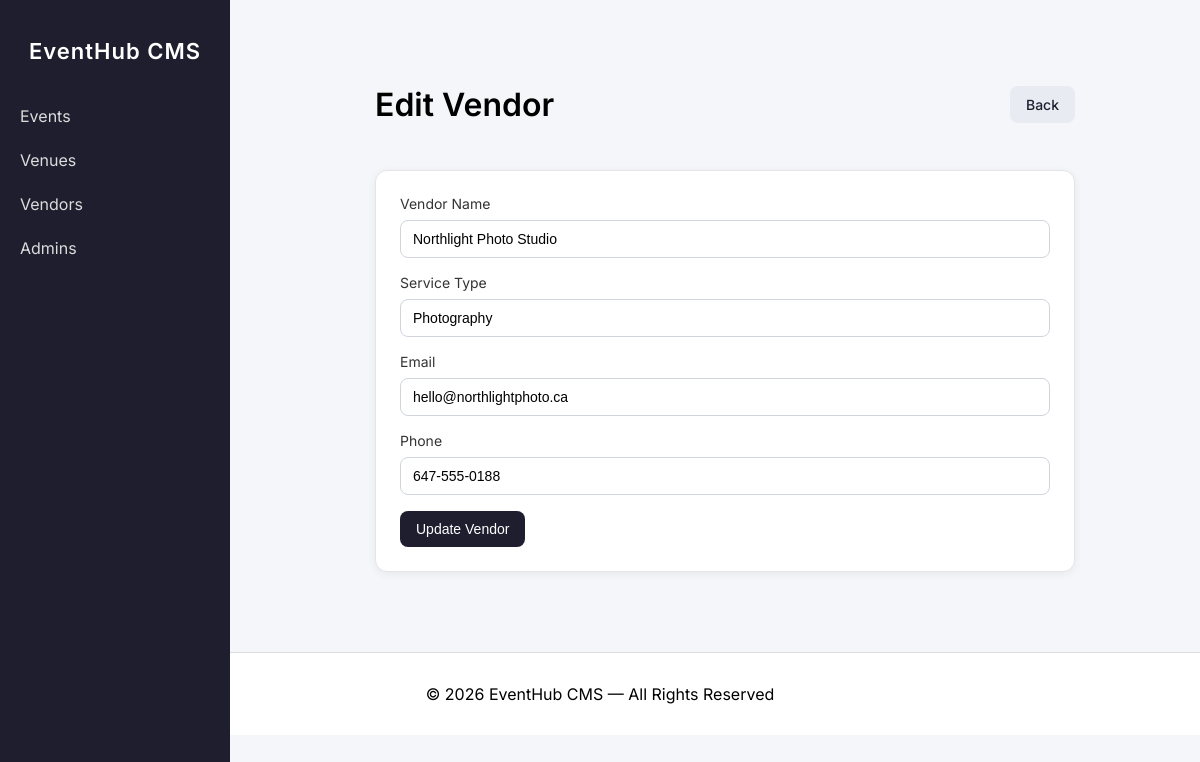
/vendors/edit.php?id=2 (signed in), run on the app's committed database.
### tables this page shows
CREATE TABLE `vendors` (
  `id` int NOT NULL,
  `name` varchar(255) NOT NULL,
  `service_type` varchar(100) NOT NULL,
  `email` varchar(255) NOT NULL,
  `phone` varchar(50) NOT NULL
);

### vendors/edit.php (the view, shortened to what this page needs)
<?php
include '../includes/header.php';
$id = (int) $_GET['id'];
$query = "SELECT id, name, service_type, email, phone FROM vendors WHERE id = ? LIMIT 1";
$stmt = $db->prepare($query);
$stmt->bind_param('i', $id);
$stmt->execute();
$result = $stmt->get_result();
$vendor = $result->fetch_assoc();
?>
<?php include '../includes/navbar.php'; ?>
<div class="container mt-4" style="max-width: 700px;">
    <div class="d-flex justify-content-between align-items-center mb-4">
        <h1>Edit Vendor</h1>
        <a href="<?= app_url('vendors/dashboard.php') ?>" class="btn btn-secondary">Back</a>
    </div>
    <div class="card p-4 shadow-sm">
        <form action="" method="post">
            <div class="mb-3">
                <label for="name" class="form-label">Vendor Name</label>
                <input
                    type="text"
                    id="name"
                    name="name"
                    class="form-control"
                    value="<?= htmlspecialchars($vendor['name']) ?>"
                >
            </div>
            <div class="mb-3">
                <label for="service_type" class="form-label">Service Type</label>
                <input
                    type="text"
                    id="service_type"
                    name="service_type"
                    class="form-control"
                    value="<?= htmlspecialchars($vendor['service_type']) ?>"
                >
            </div>
            <div class="mb-3">
                <label for="email" class="form-label">Email</label>
                <input
                    type="email"
                    id="email"
                    name="email"
                    class="form-control"
                    value="<?= htmlspecialchars($vendor['email']) ?>"
                >
            </div>
            <div class="mb-3">
                <label for="phone" class="form-label">Phone</label>
                <input
                    type="text"
                    id="phone"
                    name="phone"
                    class="form-control"
                    value="<?= htmlspecialchars($vendor['phone']) ?>"
                >
            </div>
            <button type="submit" class="btn btn-primary">Update Vendor</button>
        </form>
    </div>
</div>
<?php include '../includes/footer.php'; ?>

### includes/header.php (style rules this page uses)
body { margin: 0; font-family: 'Inter', sans-serif; background: #f5f6fa; }
.container { padding: 20px; max-width: 1100px; margin: auto; }
h1, h2 { font-weight: 600; }
.btn, .btn-primary, .btn-secondary, .btn-dark, .btn-danger, .btn-outline-secondary { display: inline-block; border: none; border-radius: 8px; padding: 10px 16px; font-size: 14px; font-weight: 500; text-decoration: none; cursor: pointer; box-sizing: border-box; }
.btn-primary, .btn-dark { background: #1e1e2f; color: #fff; }
.btn-secondary, .btn-outline-secondary { background: #e8ebf2; color: #1e1e2f; }
.card { background: #fff; border-radius: 12px; border: 1px solid #e5e5e5; }
.shadow-sm { box-shadow: 0 2px 8px rgba(0,0,0,0.06); }
.p-4 { padding: 24px; }
.mt-4 { margin-top: 24px; }
.mb-3 { margin-bottom: 16px; }
.mb-4 { margin-bottom: 24px; }
.form-label, .form-check-label { display: block; margin-bottom: 8px; font-size: 14px; color: #333; }
.form-control { width: 100%; border: 1px solid #d0d5dd; border-radius: 8px; padding: 10px 12px; font-size: 14px; box-sizing: border-box; }
.d-flex { display: flex; }
.justify-content-between { justify-content: space-between; }
.align-items-center { align-items: center; }

### data on the page
vendors: name "Northlight Photo Studio", service_type "Photography", email "hello@northlightphoto.ca", phone "647-555-0188"
